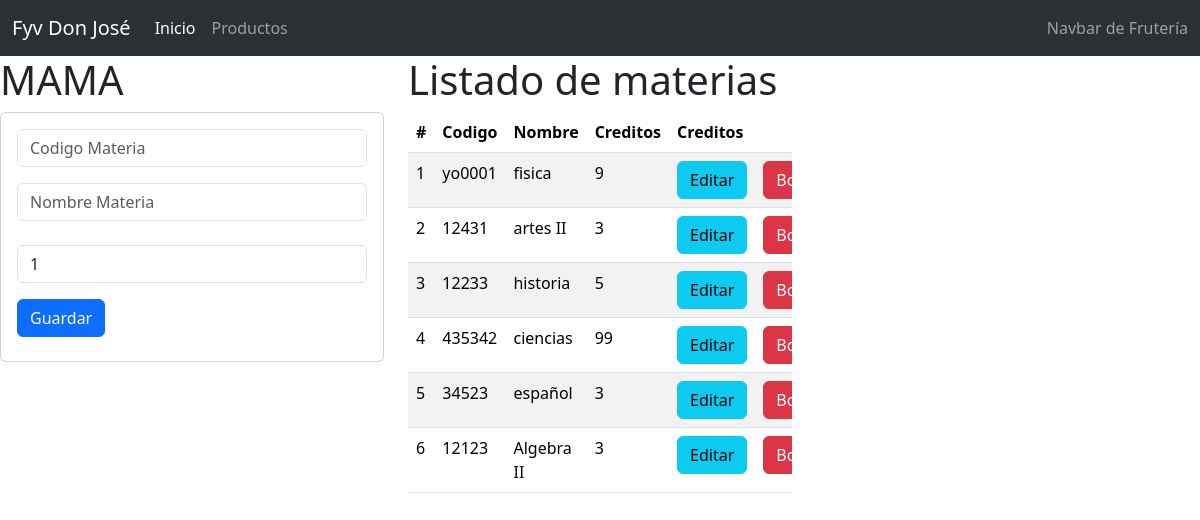
The page / on the database its author committed.
### materia_app/models.py (models this page shows, shortened)
class Materia(models.Model):
    codigo=models.CharField(primary_key=True, max_length=6)
    nombre=models.CharField(max_length=100)
    creditos=models.PositiveSmallIntegerField()

### materia_app/views.py (the view)
# urls.py: path("", views.inicio_vista, name= "inicio_vista" ),
def inicio_vista(request):
    lasmaterias=Materia.objects.all()
    return render(request,"gestionarMateria.html", {"mismaterias":lasmaterias}   )

### materia_app/templates/gestionarMateria.html (shortened to what this page needs)
{% extends "base.html" %}
{% block cuerpo %}
<div class="row">
    <div class="col-sm-12 col-md-4 col-lg-4 col-xl-4">
        <h1> MAMA </h1>
    <div class="card">
        <div class="card-body">
            <form action="registrarMateria/" method="POST"> {% csrf_token %}
                <div class="form-group">
                    <input type="text" id="txtcodigo" name="txtcodigo" class="form-control"
                    placeholder="Codigo Materia" minLenght="6" maxLenght="6" required>
                </div>
                <div class="form-group py-3">
                    <input type="text" id="txtnombre" name="txtnombre" class="form-control"
                    placeholder="Nombre Materia" maxLenght="100" required>
                </div>
                <div class="form-group py-2">
                    <input type="text" id="numcreditos" name="numcreditos" class="form-control"
                    value="1" min="1" max="9" required>
                </div>
                <div class="form-group py-2">
                    <button type="submit" class="btn btn-primary">Guardar</button>
                </div>
            </form>
        </div>
    </div>
    </div>
    <div class="col-sm-12 col-md-4 col-lg-4 col-xl-4">
    <h1>Listado de materias</h1>
    <div class="table-responsive">
    <table class="table table-striped">
        <thead>
        <tr>
            <th scope="col">#</th>
            <th scope="col">Codigo</th>
            <th scope="col">Nombre</th>
            <th scope="col">Creditos</th>
            <th colspan="2">Creditos</th>
        </tr>
        </thead>
        <tbody>
            {% for m in mismaterias %}
                <tr>
                    <td>{{forloop.counter}}</td>
                    <td>{{m.codigo}}</td>
                    <td>{{m.nombre}}</td>
                    <td>{{m.creditos}}</td>
                    <td> <a href="seleccionarMateria/{{m.codigo}}" class="btn btn-info">Editar</a> </td>
                    <td> <a href="borrarMateria/{{m.codigo}}" class="btn btn-danger">Borrar</a> </td>
                </tr>
            {% endfor %}
        </tbody>
    </table>
    </div>
</div>
{% endblock %}

### clientes_app/templates/base.html (shortened to what this page needs)
<!doctype html>
<html lang="en">
  <head>
    <link href="https://cdn.jsdelivr.net/npm/bootstrap@5.3.3/dist/css/bootstrap.min.css" rel="stylesheet">
  </head>
  <body>
            <nav class="navbar navbar-expand-lg bg-body-tertiary bg-primary" data-bs-theme="dark">
                <div class="container-fluid">
                  <a class="navbar-brand" href="#">Fyv Don José</a>
                  <div class="collapse navbar-collapse" id="navbarText">
                    <ul class="navbar-nav me-auto mb-2 mb-lg-0">
                      <li class="nav-item">
                        <a class="nav-link active" aria-current="page" href="#">Inicio</a>
                      </li>
                      <li class="nav-item">
                        <a class="nav-link" href="#">Productos</a>
                      </li>
                    </ul>
                    <span class="navbar-text">
                      Navbar de Frutería
                    </span>
                  </div>
                </div>
              </nav>
    {% block cuerpo %}
    {% endblock %}
  </body>
</html>

### rows shown on the page
Materia: codigo "yo0001", nombre "fisica", creditos "9"
Materia: codigo "12431", nombre "artes II", creditos "3"
Materia: codigo "12233", nombre "historia", creditos "5"
Materia: codigo "435342", nombre "ciencias", creditos "99"
Materia: codigo "34523", nombre "español", creditos "3"
Materia: codigo "12123", nombre "Algebra II", creditos "3"
